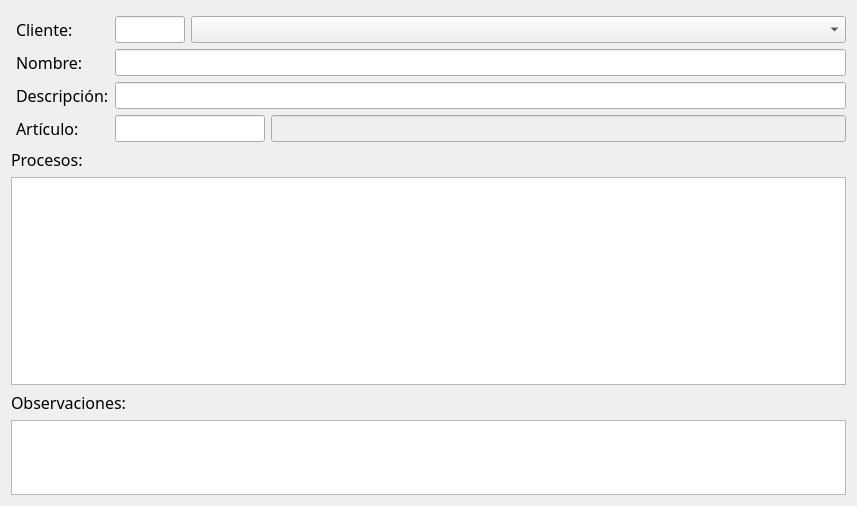
<?xml version="1.0" encoding="UTF-8"?>
<ui version="4.0">
 <class>wdTrabajos</class>
 <widget class="QWidget" name="wdTrabajos">
  <property name="geometry">
   <rect>
    <x>0</x>
    <y>0</y>
    <width>857</width>
    <height>506</height>
   </rect>
  </property>
  <property name="minimumSize">
   <size>
    <width>0</width>
    <height>506</height>
   </size>
  </property>
  <property name="windowTitle">
   <string>Trabajos</string>
  </property>
  <layout class="QGridLayout" name="gridLayout">
   <item row="2" column="0">
    <widget class="QLabel" name="label">
     <property name="font">
      <font>
       <family>Zekton</family>
       <pointsize>12</pointsize>
      </font>
     </property>
     <property name="text">
      <string>Observaciones:</string>
     </property>
     <property name="buddy">
      <cstring>ptObs</cstring>
     </property>
    </widget>
   </item>
   <item row="0" column="0">
    <layout class="QFormLayout" name="formLayout">
     <property name="sizeConstraint">
      <enum>QLayout::SetNoConstraint</enum>
     </property>
     <property name="fieldGrowthPolicy">
      <enum>QFormLayout::ExpandingFieldsGrow</enum>
     </property>
     <property name="rowWrapPolicy">
      <enum>QFormLayout::DontWrapRows</enum>
     </property>
     <property name="labelAlignment">
      <set>Qt::AlignLeading|Qt::AlignLeft|Qt::AlignTop</set>
     </property>
     <property name="horizontalSpacing">
      <number>6</number>
     </property>
     <property name="verticalSpacing">
      <number>6</number>
     </property>
     <property name="leftMargin">
      <number>5</number>
     </property>
     <property name="topMargin">
      <number>5</number>
     </property>
     <item row="1" column="0">
      <widget class="QLabel" name="label_3">
       <property name="font">
        <font>
         <family>Zekton</family>
         <pointsize>12</pointsize>
        </font>
       </property>
       <property name="text">
        <string>Nombre: </string>
       </property>
       <property name="buddy">
        <cstring>leNombre</cstring>
       </property>
      </widget>
     </item>
     <item row="1" column="1">
      <widget class="QLineEdit" name="leNombre">
       <property name="maximumSize">
        <size>
         <width>800</width>
         <height>16777215</height>
        </size>
       </property>
       <property name="font">
        <font>
         <pointsize>12</pointsize>
        </font>
       </property>
      </widget>
     </item>
     <item row="2" column="0">
      <widget class="QLabel" name="label_2">
       <property name="font">
        <font>
         <family>Zekton</family>
         <pointsize>12</pointsize>
        </font>
       </property>
       <property name="text">
        <string>Descripción:</string>
       </property>
       <property name="buddy">
        <cstring>leDescripcion</cstring>
       </property>
      </widget>
     </item>
     <item row="2" column="1">
      <widget class="QLineEdit" name="leDescripcion">
       <property name="maximumSize">
        <size>
         <width>800</width>
         <height>16777215</height>
        </size>
       </property>
       <property name="font">
        <font>
         <pointsize>12</pointsize>
        </font>
       </property>
      </widget>
     </item>
     <item row="4" column="0">
      <widget class="QLabel" name="label_6">
       <property name="font">
        <font>
         <family>Zekton</family>
         <pointsize>12</pointsize>
        </font>
       </property>
       <property name="text">
        <string>Artículo:</string>
       </property>
       <property name="buddy">
        <cstring>leArtRef</cstring>
       </property>
      </widget>
     </item>
     <item row="4" column="1">
      <layout class="QHBoxLayout" name="horizontalLayout_2">
       <property name="sizeConstraint">
        <enum>QLayout::SetDefaultConstraint</enum>
       </property>
       <item>
        <widget class="QLineEdit" name="leArtRef">
         <property name="maximumSize">
          <size>
           <width>150</width>
           <height>16777215</height>
          </size>
         </property>
         <property name="font">
          <font>
           <pointsize>12</pointsize>
          </font>
         </property>
        </widget>
       </item>
       <item>
        <widget class="QLineEdit" name="leArtNombre">
         <property name="enabled">
          <bool>false</bool>
         </property>
         <property name="maximumSize">
          <size>
           <width>16777215</width>
           <height>16777215</height>
          </size>
         </property>
         <property name="font">
          <font>
           <pointsize>12</pointsize>
          </font>
         </property>
        </widget>
       </item>
      </layout>
     </item>
     <item row="0" column="0">
      <widget class="QLabel" name="label_5">
       <property name="font">
        <font>
         <family>Zekton</family>
         <pointsize>12</pointsize>
        </font>
       </property>
       <property name="text">
        <string>Cliente:</string>
       </property>
       <property name="buddy">
        <cstring>leCliente</cstring>
       </property>
      </widget>
     </item>
     <item row="0" column="1">
      <layout class="QHBoxLayout" name="horizontalLayout">
       <item>
        <widget class="QLineEdit" name="leCliente">
         <property name="maximumSize">
          <size>
           <width>70</width>
           <height>16777215</height>
          </size>
         </property>
         <property name="font">
          <font>
           <pointsize>12</pointsize>
          </font>
         </property>
        </widget>
       </item>
       <item>
        <widget class="QComboBox" name="cbCliente">
         <property name="font">
          <font>
           <pointsize>12</pointsize>
          </font>
         </property>
        </widget>
       </item>
      </layout>
     </item>
    </layout>
   </item>
   <item row="1" column="0">
    <layout class="QVBoxLayout" name="verticalLayout">
     <property name="sizeConstraint">
      <enum>QLayout::SetMaximumSize</enum>
     </property>
     <item>
      <widget class="QLabel" name="label_4">
       <property name="font">
        <font>
         <family>Zekton</family>
         <pointsize>12</pointsize>
        </font>
       </property>
       <property name="text">
        <string>Procesos:</string>
       </property>
       <property name="buddy">
        <cstring>twProcesos</cstring>
       </property>
      </widget>
     </item>
     <item>
      <widget class="QTableWidget" name="twProcesos">
       <property name="maximumSize">
        <size>
         <width>16777215</width>
         <height>16777215</height>
        </size>
       </property>
       <property name="sizeAdjustPolicy">
        <enum>QAbstractScrollArea::AdjustToContents</enum>
       </property>
      </widget>
     </item>
    </layout>
   </item>
   <item row="3" column="0">
    <widget class="QPlainTextEdit" name="ptObs">
     <property name="maximumSize">
      <size>
       <width>16777215</width>
       <height>75</height>
      </size>
     </property>
    </widget>
   </item>
  </layout>
 </widget>
 <tabstops>
  <tabstop>leNombre</tabstop>
  <tabstop>leDescripcion</tabstop>
  <tabstop>leCliente</tabstop>
  <tabstop>cbCliente</tabstop>
  <tabstop>leArtRef</tabstop>
  <tabstop>leArtNombre</tabstop>
  <tabstop>twProcesos</tabstop>
 </tabstops>
 <resources/>
 <connections/>
</ui>
